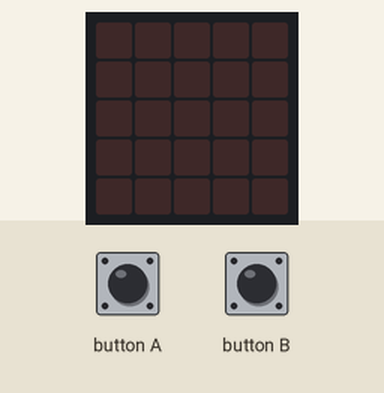
Bench run of a program on a simulated BBC micro:bit running MicroPython. Shown: the board's 5×5 LED display. The inputs (shaded band) are chosen by the test bench.

Above: at 1.2 s.
1.3 s: button A pressed for 0.15 s
At 1.4 s:
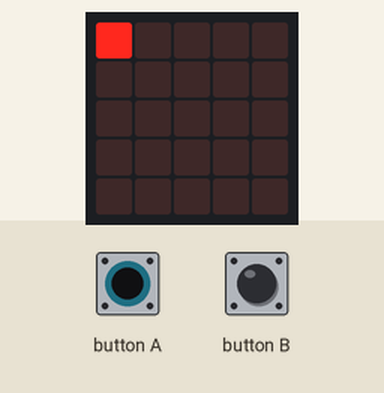
10.3 s: button B pressed for 0.15 s
At 12.4 s:
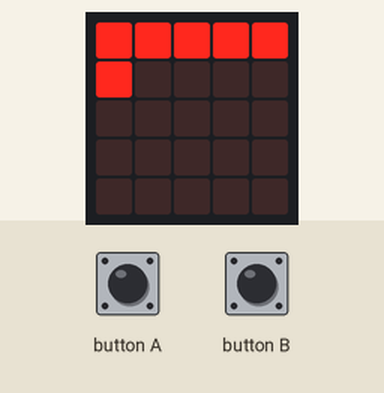
16.4 s: button A pressed for 1 s
At 21.61 s:
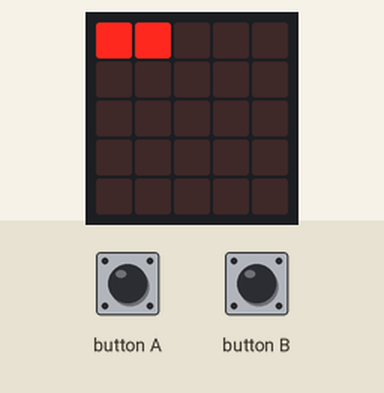

The program:

EX19sw_ledloop.py
```python
from microbit import *
x = 0
y = 0

while True:
    if button_a.was_pressed():
        for y in range(0, 5):
            for x in range(0, 5):
                display.set_pixel(x, y, 9)
                sleep(200)

        for y in range(4, -1, -1):
            for x in range(4, -1, -1):
                display.set_pixel(x, y, 0)
                sleep(200)

    if button_b.was_pressed():
        for y in range(0, 5):
            for x in range(0, 5):
                display.set_pixel(x, y, 9)
                sleep(200)

        for y in range(0, 5):
            for x in range(0, 5):
                display.set_pixel(x, y, 0)
                sleep(200)
```

Measured:
- after the input at 1.3 s, the display: changes at once (image 1)
- after the input at 16.4 s, the display: first differs from a run without the input after 4.9 s (image 3 shows a later state)
